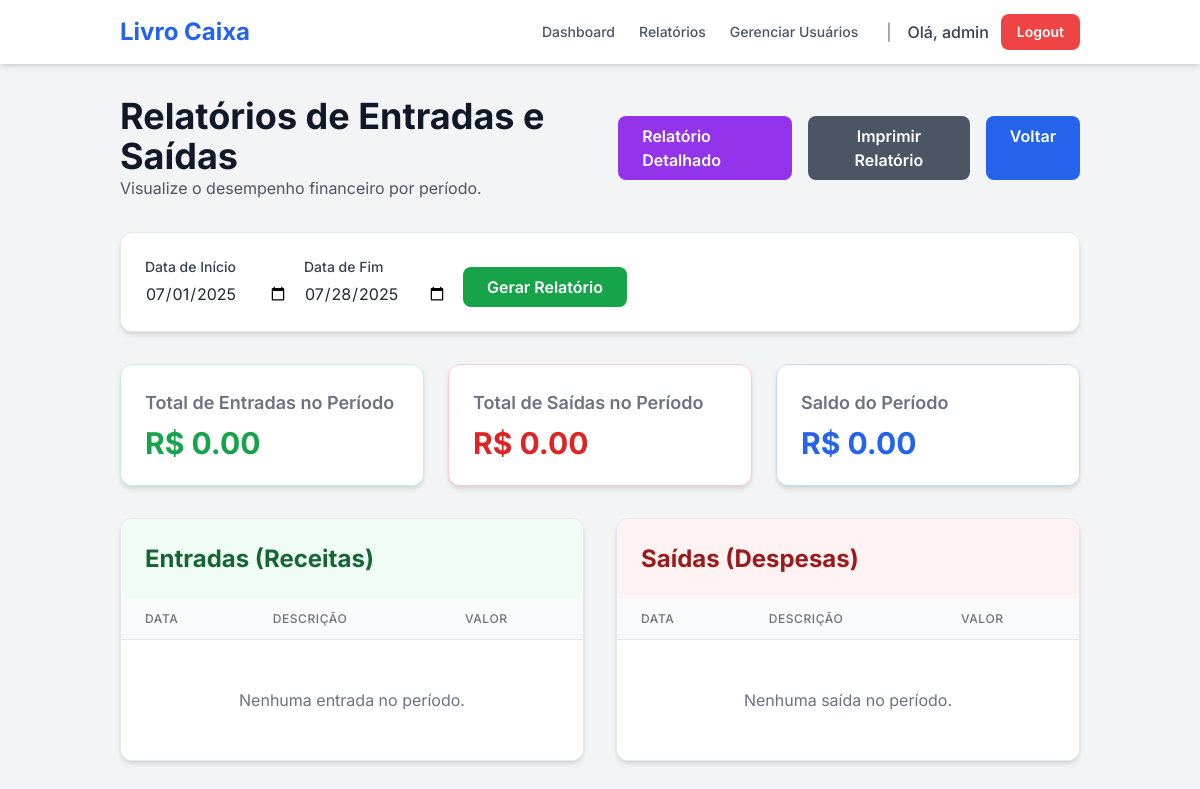
The app's page /reports (signed in), older data.
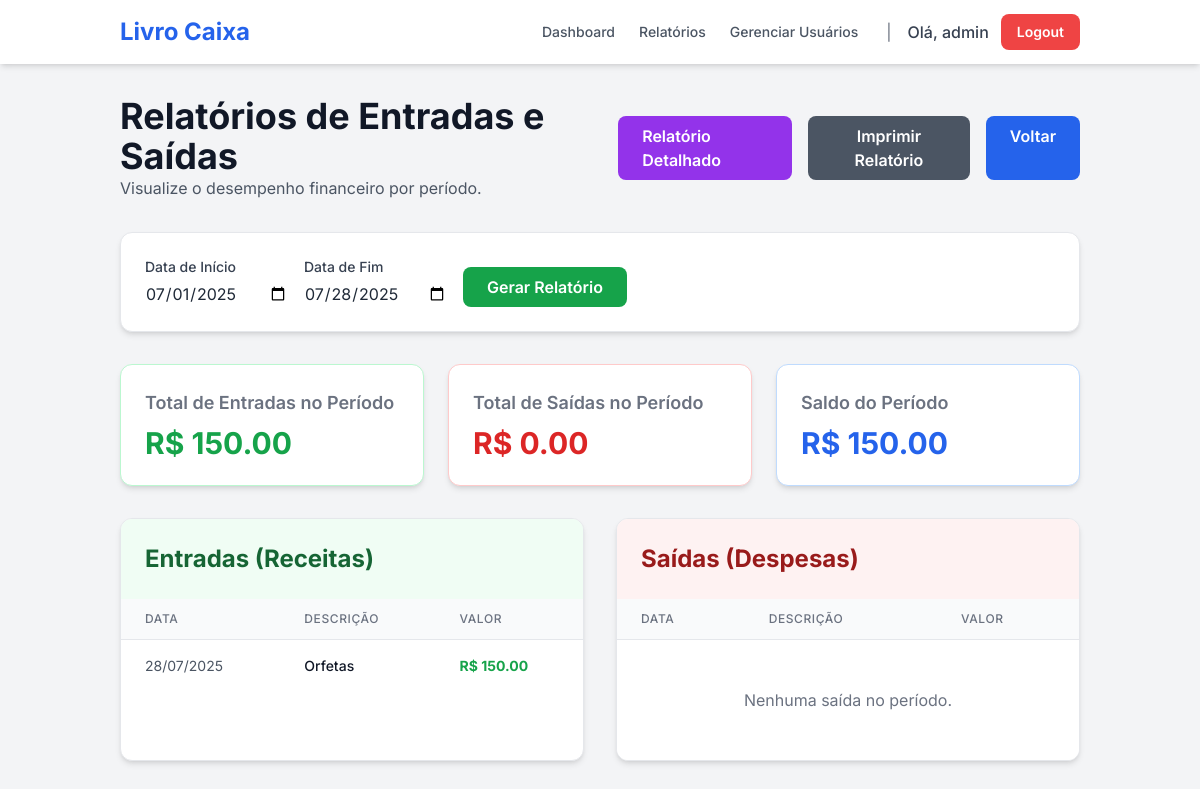
The same page, newer data.
### tables this page shows
CREATE TABLE transactions (
    id INTEGER PRIMARY KEY AUTOINCREMENT,
    user_id INTEGER NOT NULL,
    description TEXT NOT NULL,
    amount REAL NOT NULL,
    type TEXT NOT NULL, -- 'receita' ou 'despesa'
    category TEXT NOT NULL,
    date TEXT, -- Data do pagamento/recebimento
    due_date TEXT NOT NULL, -- Data de vencimento
    status TEXT NOT NULL, -- 'pago', 'recebido', 'pendente'
    client_supplier TEXT,
    FOREIGN KEY (user_id) REFERENCES users (id)
);

### app.py (the view)
@app.route('/reports', methods=['GET'])
@login_required
def reports():
    db = get_db()
    user_id = session['user_id']
    today = datetime.now()
    start_date_str = request.args.get('start_date', today.replace(day=1).strftime('%Y-%m-%d'))
    end_date_str = request.args.get('end_date', today.strftime('%Y-%m-%d'))
    start_date = parse_date(start_date_str)
    end_date = parse_date(end_date_str)
    report_transactions = []
    if start_date and end_date:
        end_date_inclusive = end_date.replace(hour=23, minute=59, second=59)
        transactions_from_db = db.execute(
            "SELECT * FROM transactions WHERE user_id = ? AND date >= ? AND date <= ?",
            (user_id, start_date_str, end_date_str)
        ).fetchall()
        for tx_row in transactions_from_db:
            tx_dict = dict(tx_row)
            tx_dict['date'] = parse_date(tx_dict['date'])
            report_transactions.append(tx_dict)
    income_transactions = [t for t in report_transactions if t['type'] == 'receita']
    expense_transactions = [t for t in report_transactions if t['type'] == 'despesa']
    total_income = sum(t['amount'] for t in income_transactions)
    total_expense = sum(t['amount'] for t in expense_transactions)
    return render_template(
        'reports.html',
        start_date=start_date_str,
        end_date=end_date_str,
        income_transactions=sorted(income_transactions, key=lambda t: t.get('date') or datetime.min),
        expense_transactions=sorted(expense_transactions, key=lambda t: t.get('date') or datetime.min),
        total_income=total_income,
        total_expense=total_expense
    )

### app.py (called while the page is built)
def get_db():
    db = getattr(g, '_database', None)
    if db is None:
        db = g._database = sqlite3.connect(DATABASE)
        db.row_factory = sqlite3.Row
    return db

@app.teardown_appcontext
def close_connection(exception):
    db = getattr(g, '_database', None)
    if db is not None:
        db.close()

def parse_date(date_val):
    if isinstance(date_val, datetime): return date_val
    if not date_val or not isinstance(date_val, str): return None
    try: return datetime.strptime(date_val, '%Y-%m-%d')
    except (ValueError, TypeError): return None

def login_required(f):
    @wraps(f)
    def decorated_function(*args, **kwargs):
        if 'user_id' not in session:
            flash("Por favor, faça login para acessar esta página.", "warning")
            return redirect(url_for('login'))
        if session['username'] not in [row['username'] for row in get_db().execute('SELECT username FROM users').fetchall()]:
            flash("Sua sessão é inválida. Por favor, faça login novamente.", "danger")
            session.clear()
            return redirect(url_for('login'))
        return f(*args, **kwargs)
    return decorated_function

### templates/reports.html (shortened to what the changed rows need)
{% extends "layout.html" %}
{% block content %}
<header class="mb-8 flex justify-between items-center">
    <div>
        <h1 class="text-4xl font-bold text-gray-900">Relatórios de Entradas e Saídas</h1>
    </div>
</header>
<section class="grid grid-cols-1 md:grid-cols-3 gap-6 mb-8">
    <div class="bg-white p-6 rounded-xl shadow-md border border-green-200">
        <h2 class="text-lg font-semibold text-gray-500 mb-2">Total de Entradas no Período</h2>
        <p class="text-3xl font-bold text-green-600">R$ {{ "%.2f"|format(total_income) }}</p>
    </div>
    <div class="bg-white p-6 rounded-xl shadow-md border border-red-200">
        <h2 class="text-lg font-semibold text-gray-500 mb-2">Total de Saídas no Período</h2>
    </div>
    <div class="bg-white p-6 rounded-xl shadow-md border border-blue-200">
        <h2 class="text-lg font-semibold text-gray-500 mb-2">Saldo do Período</h2>
        <p class="text-3xl font-bold {{ 'text-blue-600' if (total_income - total_expense) >= 0 else 'text-orange-600' }}">R$ {{ "%.2f"|format(total_income - total_expense) }}</p>
    </div>
</section>
<div class="grid grid-cols-1 lg:grid-cols-2 gap-8">
    <section class="bg-white rounded-xl shadow-md border border-gray-200 overflow-hidden">
        <div class="p-6 bg-green-50">
            <h2 class="text-2xl font-bold text-green-800">Entradas (Receitas)</h2>
        </div>
        <div class="overflow-x-auto">
            <table class="min-w-full divide-y divide-gray-200">
                <thead class="bg-gray-50">
                    <tr>
                        <th class="px-6 py-3 text-left text-xs font-medium text-gray-500 uppercase tracking-wider">Data</th>
                        <th class="px-6 py-3 text-left text-xs font-medium text-gray-500 uppercase tracking-wider">Descrição</th>
                        <th class="px-6 py-3 text-left text-xs font-medium text-gray-500 uppercase tracking-wider">Valor</th>
                    </tr>
                </thead>
                <tbody class="bg-white divide-y divide-gray-200">
                    {% for tx in income_transactions %}
                    <tr>
                        <td class="px-6 py-4 whitespace-nowrap text-sm text-gray-600">{{ tx.date.strftime('%d/%m/%Y') if tx.date else '---' }}</td>
                        <td class="px-6 py-4 whitespace-nowrap text-sm font-medium text-gray-900">{{ tx.description }}</td>
                        <td class="px-6 py-4 whitespace-nowrap text-sm font-bold text-green-600">R$ {{ "%.2f"|format(tx.amount) }}</td>
                    </tr>
                    {% else %}
                    <tr><td colspan="3" class="px-6 py-12 text-center text-gray-500">Nenhuma entrada no período.</td></tr>
                    {% endfor %}
                </tbody>
            </table>
        </div>
    </section>
    <section class="bg-white rounded-xl shadow-md border border-gray-200 overflow-hidden">
        <div class="p-6 bg-red-50">
            <h2 class="text-2xl font-bold text-red-800">Saídas (Despesas)</h2>
        </div>
        <div class="overflow-x-auto">
            <table class="min-w-full divide-y divide-gray-200">
                <thead class="bg-gray-50">
                    <tr>
                        <th class="px-6 py-3 text-left text-xs font-medium text-gray-500 uppercase tracking-wider">Data</th>
                        <th class="px-6 py-3 text-left text-xs font-medium text-gray-500 uppercase tracking-wider">Descrição</th>
                        <th class="px-6 py-3 text-left text-xs font-medium text-gray-500 uppercase tracking-wider">Valor</th>
                    </tr>
                </thead>
            </table>
        </div>
    </section>
</div>
{% endblock %}

Row changes from the older to the newer data that the page shows:
added transactions: date "28/07/2025", description "Orfetas", amount "150.00"
Text that changed along with them:
{{ "%.2f"|format(total_income) }}: "0.00" → "150.00"
{{ "%.2f"|format(total_income - total_expense) }}: "0.00" → "150.00"
text no longer shown: "Nenhuma entrada no período."
